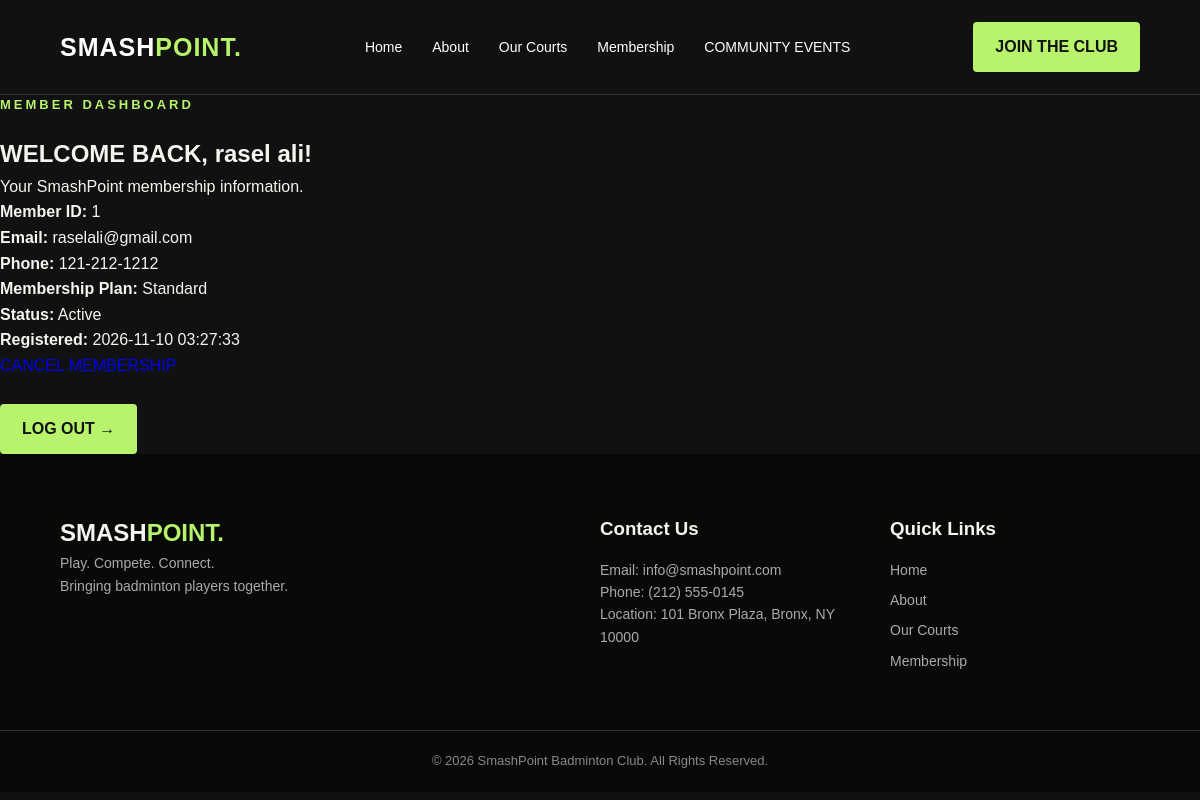
The page /dashboard.php (signed in) on the database its author committed.
### tables this page shows
CREATE TABLE `members` (
  `member_id` int(11) NOT NULL,
  `name` varchar(100) NOT NULL,
  `email` varchar(150) NOT NULL,
  `phone` varchar(25) NOT NULL,
  `password` varchar(255) NOT NULL,
  `membership_plan` enum('Starter','Standard','Premium') NOT NULL,
  `membership_status` enum('Active','Cancellation Requested','Cancelled') DEFAULT 'Active',
  `registration_date` timestamp NULL DEFAULT current_timestamp(),
  `cancellation_date` timestamp NULL DEFAULT NULL
);

### dashboard.php (the view, shortened to what this page needs)
<?php
require_once 'db.php';
$memberId = $_SESSION['member_id'];
$sql = "SELECT member_id, name, email, phone,
               membership_plan, membership_status,
               registration_date, cancellation_date
        FROM members
        WHERE member_id = ?";
$stmt = $conn->prepare($sql);
$stmt->bind_param("i", $memberId);
$stmt->execute();
$result = $stmt->get_result();
$member = $result->fetch_assoc();
include('header.php');
?>
<main>
<section class="register-section">
    <div class="register-container">
        <p class="section-label">MEMBER DASHBOARD</p>
        <h1>
            WELCOME BACK,
            <span><?php echo htmlspecialchars($member['name']); ?>!</span>
        </h1>
        <p>Your SmashPoint membership information.</p>
        <div class="confirmation-details">
            <p>
                <strong>Member ID:</strong>
                <?php echo htmlspecialchars($member['member_id']); ?>
            </p>
            <p>
                <strong>Email:</strong>
                <?php echo htmlspecialchars($member['email']); ?>
            </p>
            <p>
                <strong>Phone:</strong>
                <?php echo htmlspecialchars($member['phone']); ?>
            </p>
            <p>
                <strong>Membership Plan:</strong>
                <?php echo htmlspecialchars($member['membership_plan']); ?>
            </p>
            <p>
                <strong>Status:</strong>
                <?php echo htmlspecialchars($member['membership_status']); ?>
            </p>
            <p>
                <strong>Registered:</strong>
                <?php echo htmlspecialchars($member['registration_date']); ?>
            </p>
        </div>
        <?php if ($member['membership_status'] === 'Active'): ?>
            <a href="cancel.php"
               class="cancel-button">
            </a>
        <?php elseif ($member['membership_status'] === 'Cancelled'): ?>
            <p style="color:#bbbbbb; margin:20px 0;">
                Your membership has been cancelled.
            </p>
        <?php endif; ?>
        <br><br>
        <a href="logout.php" class="main-button">
            LOG OUT →
        </a>
    </div>
</section>
</main>
<?php include('footer.php'); ?>

### header.php (shortened to what this page needs)
<!DOCTYPE html>
<html lang="en">
<head>
    <link rel="stylesheet" href="css/style.css">
<link rel="stylesheet" href="css/home.css">
</head>
<body>
<header class="site-header">
    <div class="container navbar">
        <a href="index.php" class="logo">
            SMASH<span>POINT.</span>
        </a>
        <nav>
            <ul class="nav-links">
                <li><a href="index.php">Home</a></li>
                <li><a href="about.php">About</a></li>
                <li><a href="courts.php">Our Courts</a></li>
                <li><a href="membership.php">Membership</a></li>
                <li><a href="events.php">COMMUNITY EVENTS</a></li>
            </ul>
        </nav>
        <a href="membership.php" class="nav-button">
            JOIN THE CLUB
        </a>
    </div>
</header>

### footer.php
<footer class="site-footer">
    <div class="container footer-content">
        <div class="footer-brand">
            <h2>SMASH<span>POINT.</span></h2>
            <p>Play. Compete. Connect.</p>
            <p>Bringing badminton players together.</p>
        </div>
        <div class="footer-contact">
            <h3>Contact Us</h3>
            <p>Email: info@smashpoint.com</p>
            <p>Phone: (212) 555-0145</p>
            <p>Location: 101 Bronx Plaza, Bronx, NY 10000</p>
        </div>
        <div class="footer-links">
            <h3>Quick Links</h3>
            <a href="index.php">Home</a>
            <a href="about.php">About</a>
            <a href="courts.php">Our Courts</a>
            <a href="membership.php">Membership</a>
        </div>
    </div>
    <div class="copyright">
        <p>&copy; 2026 SmashPoint Badminton Club.
        All Rights Reserved.</p>
    </div>
</footer>
</body>
</html>

### css/style.css (style rules this page uses)
* { margin: 0; padding: 0; box-sizing: border-box; }
body { font-family: Arial, sans-serif; background-color: #111111; color: #f4f5ef; line-height: 1.6; }
.container { width: 90%; max-width: 1200px; margin: auto; }
a { text-decoration: none; }
.site-header { background-color: #111111; padding: 22px 0; border-bottom: 1px solid #333333; }
.navbar { display: flex; justify-content: space-between; align-items: center; }
.logo { color: white; font-size: 25px; font-weight: bold; letter-spacing: 1px; }
.logo span, .footer-brand span { color: #b7f36b; }
.nav-links { display: flex; list-style: none; gap: 30px; }
.nav-links a { color: white; font-size: 14px; transition: 0.3s; }
.nav-button, .main-button { display: inline-block; background-color: #b7f36b; color: #111111; padding: 12px 22px; font-weight: bold; border-radius: 4px; transition: 0.3s; }
.site-footer { background-color: #080a08; padding-top: 60px; }
.footer-content { display: grid; grid-template-columns: 2fr 1fr 1fr; gap: 40px; padding-bottom: 50px; }
.footer-content h3 { margin-bottom: 15px; }
.footer-content p, .footer-links a { color: #aaaaaa; font-size: 14px; }
.footer-links a { display: block; margin-bottom: 8px; }
.copyright { border-top: 1px solid #333333; text-align: center; padding: 20px; color: #888888; font-size: 13px; }

### css/home.css (style rules this page uses)
.hero-label, .section-label { color: #b7f36b; font-size: 13px; font-weight: bold; letter-spacing: 3px; margin-bottom: 20px; }

### rows shown on the page
members: name "rasel ali", member_id "1", email "raselali@gmail.com", phone "121-212-1212", membership_plan "Standard", membership_status "Active", registration_date "2026-11-10 03:27:33"
